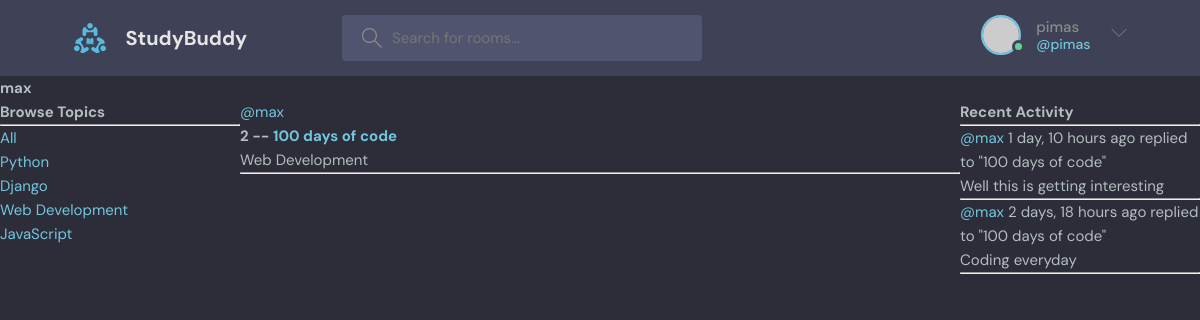
The page /profile/1/ (signed in) on the database its author committed.
### base/models.py (models this page shows, shortened)
class Topic(models.Model):
    name = models.CharField(max_length=200)

class Room(models.Model):
    host = models.ForeignKey(User, on_delete=models.SET_NULL, null=True, blank=True)
    topic = models.ForeignKey(Topic, on_delete=models.SET_NULL, null=True, blank=True)
    name = models.CharField(max_length=200)
    description = models.TextField(null=True, blank=True)
    participant = models.ManyToManyField(User, related_name='participant', blank=True)
    updated = models.DateTimeField(auto_now=True)
    created = models.DateTimeField(auto_now_add=True)
    class Meta:
        ordering = ['-updated', '-created']
    def __str__(self):
        return self.name

class Message(models.Model):
    user = models.ForeignKey(User, on_delete=models.CASCADE)
    room = models.ForeignKey(Room, on_delete=models.CASCADE)
    body = models.TextField()
    updated = models.DateTimeField(auto_now=True)
    created = models.DateTimeField(auto_now_add=True)
    class Meta:
        ordering = ['-updated', '-created']
    def __str__(self):
        return self.body[0:50]

### base/views.py (the view)
# urls.py: path('profile/<str:pk>/', views.userProfile, name='user-profile'),
def userProfile(request, pk):
    user = User.objects.get(id=pk)
    rooms = user.room_set.all()
    room_messages = user.message_set.all()
    topics = Topic.objects.all()
    context = {'user': user, 'rooms': rooms, 'room_messages': room_messages, 'topics': topics}
    return render(request, 'base/profile.html', context)

### base/templates/base/profile.html (shortened to what this page needs)
{% extends 'main.html' %}
{% block content %}
<h1>{{user.username}}</h1>
<div class="profile-container">
    <div>
        {% include 'base/topic_component.html' %}
    </div>
    <div>
        {% include 'base/feed_component.html' %}
    </div>
    <div>
        {% include 'base/activity_component.html' %}
    </div>
</div>
{% endblock content %}

### templates/navbar.html (shortened to what this page needs)
{% load static %}
<header class="header header--loggedIn">
    <div class="container">
      <a href="{% url 'home' %}" class="header__logo">
        <img src="{% static 'images/logo.svg' %}" />
        <h1>StudyBuddy</h1>
      </a>
      <form class="header__search", method="GET", {% url 'home' %}>
        <label>
          <input name="q" placeholder="Search for rooms..." />
        </label>
      <nav class="header__menu">
        {% if request.user.is_authenticated %}
        <div class="header__user">
          <a href="profile.html">
            <div class="avatar avatar--medium active">
              <img src="https://randomuser.me/api/portraits/men/37.jpg" />
            </div>
            <p>{{request.user.username}} <span>@{{request.user.username}}</span></p>
          </a>
          <button class="dropdown-button">
            <svg version="1.1" xmlns="http://www.w3.org/2000/svg" width="32" height="32" viewBox="0 0 32 32">
              <title>chevron-down</title>
              <path d="M16 21l-13-13h-3l16 16 16-16h-3l-13 13z"></path>
            </svg>
          </button>
        </div>
        {% else %}
        <a href="{% url 'login' %}">
          <img src="{% static 'images/avatar.svg' %}"/>
          <p>Login</p>
        </a>
        {% endif %}
      </nav>
    </div>
  </header>

### base/templates/base/topic_component.html
<h3>Browse Topics</h3>
        <hr>
        <div>
            <a href="{% url 'home' %}">All</a>
        </div>
        {% for topic in topics %}
        <div>
            <a href="{% url 'home' %}?q={{ topic.name }}">{{ topic.name }}</a>
        </div>
        {% endfor %}

### base/templates/base/feed_component.html (shortened to what this page needs)
{% for room in rooms %}
<div>
    <a href="{% url 'user-profile' room.host.id %}">@{{room.host.username}}</a>
    <h5>{{ room.id }} -- <a href="room/{{ room.id }}">{{ room.name }}</a></h5>
    <small>{{ room.topic.name }}</small>
    <hr>
</div>
{% endfor %}

### base/templates/base/activity_component.html (shortened to what this page needs)
<h3>Recent Activity</h3>
<hr>
{% for message in room_messages %}
<div>
    <small><a href="{% url 'user-profile' message.user.id %}">@{{message.user}}</a>  {{message.created|timesince}} ago</small>
    <small>replied to "{{message.room}}"</small>
    <p>{{message}}</p>
    <hr>
{% endfor %}

### static/styles/style.css (style rules this page uses)
:root { --color-main: #71c6dd; --color-main-light: #e1f6fb; --color-dark: #3f4156; --color-dark-medium: #51546e; --color-dark-light: #696d97; --color-light: #e5e5e5; --color-gray: #8b8b8b; --color-light-gray: #b2bdbd; --color-bg: #2d2d39; --color-success: #5dd693; --color-error: #fc4b0b; }
* { font-family: "DM Sans", -apple-system, BlinkMacSystemFont, "Segoe UI", Roboto, Oxygen, Ubuntu, Cantarell, "Open Sans", "Helvetica Neue", sans-serif; margin: 0; padding: 0; box-sizing: border-box; text-rendering: optimizeLegibility; font-size: inherit; }
html { font-size: 56.25%; }
@media only screen and (min-width: 1200px) { html { font-size: 62.5%; } }
body { line-height: 1.6; font-weight: 400; font-size: 1.5rem; color: var(--color-light-gray); background-color: var(--color-bg); min-height: 100vh; }
img { width: 100%; }
a { display: inline-block; color: var(--color-main); text-decoration: none; }
.container { max-width: 120rem; width: 90%; margin: auto; }
.avatar { position: relative; display: inline-block; border-radius: 50%; border: 2px solid var(--color-main); }
.avatar img { display: block; border-radius: 50%; object-fit: cover; object-position: center; }
.avatar::after { content: ""; display: block; position: absolute; background-color: var(--color-gray); z-index: 111; border-radius: 50%; border: 0.3rem solid var(--color-dark); }
.avatar.active::after { background-color: var(--color-success); }
.avatar.avatar--medium img { width: 3.6rem; height: 3.6rem; border-radius: 50%; }
.avatar.avatar--medium:after { width: 0.7rem; height: 0.7rem; bottom: 0px; right: -6px; }
.header { padding: 1.5rem; background-color: var(--color-dark); }
.header > .container { display: flex; gap: 9.5rem; }
.header__logo, .header__user { display: flex; gap: 2rem; align-items: center; }
.header__logo > img { height: 3.2rem; width: 3.2rem; }
.header__logo > h1 { font-weight: 700; font-size: 2rem; color: var(--color-light); }
.header__search > label { background-color: var(--color-dark-medium); padding: 1.3rem 1rem; display: flex; align-items: center; gap: 1rem; border-radius: 4px; }
.header__search svg { fill: var(--color-gray); width: 2rem; height: 2rem; margin-left: 1rem; }
.header__search input { width: 30rem; background: transparent; border: none; outline: none; color: var(--color-light); }
.header__menu { margin-left: auto; position: relative; }
.header__menu a { display: flex; gap: 1.5rem; align-items: center; font-weight: 500; text-decoration: none; color: var(--color-gray); }
.header__menu img { height: 3.6rem; }
.header__menu p { line-height: 1.2; }
.header__menu span { color: var(--color-main); font-weight: 500; font-size: 1.4rem; display: block; }
.header__menu svg { width: 1.6rem; height: 1.6rem; fill: var(--color-dark-light); }
.dropdown-button { background: transparent; border: 0; outline: 0; cursor: pointer; }

### base/templates/base/profile.html (style rules this page uses)
.profile-container { display: grid; grid-template-columns: 1fr 3fr 1fr; }

### rows shown on the page
Topic: name "Python"
Topic: name "Django"
Topic: name "Web Development"
Topic: name "JavaScript"
Room: host.username "max", id "2", name "100 days of code", topic.name "Web Development"
Message: user "max", created "1 day, 10 hours", room "100 days of code", body "Well this is getting interesting"
Message: user "max", created "2 days, 18 hours", room "100 days of code", body "Coding everyday"

### other values the page prints
{{ request.user.username }} "pimas"
{{ user.username }} "max"
